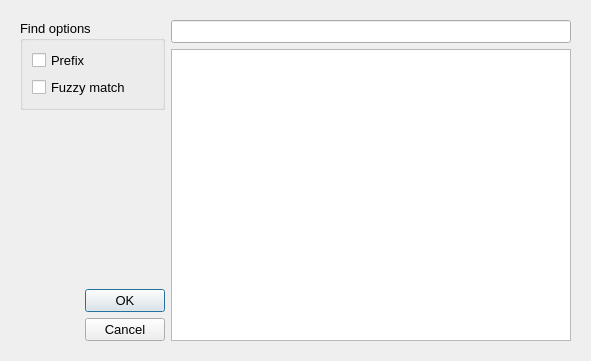
<?xml version="1.0" encoding="UTF-8"?>
<ui version="4.0">
 <class>FindDialog</class>
 <widget class="QDialog" name="FindDialog">
  <property name="geometry">
   <rect>
    <x>0</x>
    <y>0</y>
    <width>591</width>
    <height>361</height>
   </rect>
  </property>
  <property name="font">
   <font>
    <pointsize>10</pointsize>
   </font>
  </property>
  <property name="windowTitle">
   <string>Find a place</string>
  </property>
  <widget class="QWidget" name="">
   <property name="geometry">
    <rect>
     <x>20</x>
     <y>20</y>
     <width>551</width>
     <height>321</height>
    </rect>
   </property>
   <layout class="QHBoxLayout" name="horizontalLayout_2">
    <item>
     <layout class="QVBoxLayout" name="verticalLayout_2">
      <item>
       <widget class="QGroupBox" name="groupBox">
        <property name="title">
         <string>Find options</string>
        </property>
        <layout class="QVBoxLayout" name="verticalLayout">
         <item>
          <widget class="QCheckBox" name="prefix">
           <property name="text">
            <string>Prefix</string>
           </property>
          </widget>
         </item>
         <item>
          <widget class="QCheckBox" name="fuzzyMatch">
           <property name="text">
            <string>Fuzzy match</string>
           </property>
          </widget>
         </item>
        </layout>
       </widget>
      </item>
      <item>
       <spacer name="verticalSpacer">
        <property name="orientation">
         <enum>Qt::Vertical</enum>
        </property>
        <property name="sizeHint" stdset="0">
         <size>
          <width>20</width>
          <height>40</height>
         </size>
        </property>
       </spacer>
      </item>
      <item>
       <layout class="QHBoxLayout" name="horizontalLayout">
        <item>
         <spacer name="horizontalSpacer">
          <property name="orientation">
           <enum>Qt::Horizontal</enum>
          </property>
          <property name="sizeHint" stdset="0">
           <size>
            <width>40</width>
            <height>20</height>
           </size>
          </property>
         </spacer>
        </item>
        <item>
         <widget class="QDialogButtonBox" name="buttonBox">
          <property name="sizePolicy">
           <sizepolicy hsizetype="Expanding" vsizetype="Fixed">
            <horstretch>0</horstretch>
            <verstretch>0</verstretch>
           </sizepolicy>
          </property>
          <property name="orientation">
           <enum>Qt::Vertical</enum>
          </property>
          <property name="standardButtons">
           <set>QDialogButtonBox::Cancel|QDialogButtonBox::Ok</set>
          </property>
         </widget>
        </item>
       </layout>
      </item>
     </layout>
    </item>
    <item>
     <layout class="QVBoxLayout" name="verticalLayout_3">
      <item>
       <widget class="QLineEdit" name="findText"/>
      </item>
      <item>
       <widget class="QListWidget" name="findList">
        <property name="sizePolicy">
         <sizepolicy hsizetype="Minimum" vsizetype="Expanding">
          <horstretch>0</horstretch>
          <verstretch>0</verstretch>
         </sizepolicy>
        </property>
        <property name="minimumSize">
         <size>
          <width>400</width>
          <height>0</height>
         </size>
        </property>
       </widget>
      </item>
     </layout>
    </item>
   </layout>
  </widget>
 </widget>
 <tabstops>
  <tabstop>findText</tabstop>
  <tabstop>findList</tabstop>
  <tabstop>prefix</tabstop>
  <tabstop>fuzzyMatch</tabstop>
 </tabstops>
 <resources/>
 <connections>
  <connection>
   <sender>buttonBox</sender>
   <signal>accepted()</signal>
   <receiver>FindDialog</receiver>
   <slot>accept()</slot>
   <hints>
    <hint type="sourcelabel">
     <x>248</x>
     <y>254</y>
    </hint>
    <hint type="destinationlabel">
     <x>157</x>
     <y>274</y>
    </hint>
   </hints>
  </connection>
  <connection>
   <sender>buttonBox</sender>
   <signal>rejected()</signal>
   <receiver>FindDialog</receiver>
   <slot>reject()</slot>
   <hints>
    <hint type="sourcelabel">
     <x>316</x>
     <y>260</y>
    </hint>
    <hint type="destinationlabel">
     <x>286</x>
     <y>274</y>
    </hint>
   </hints>
  </connection>
 </connections>
</ui>
